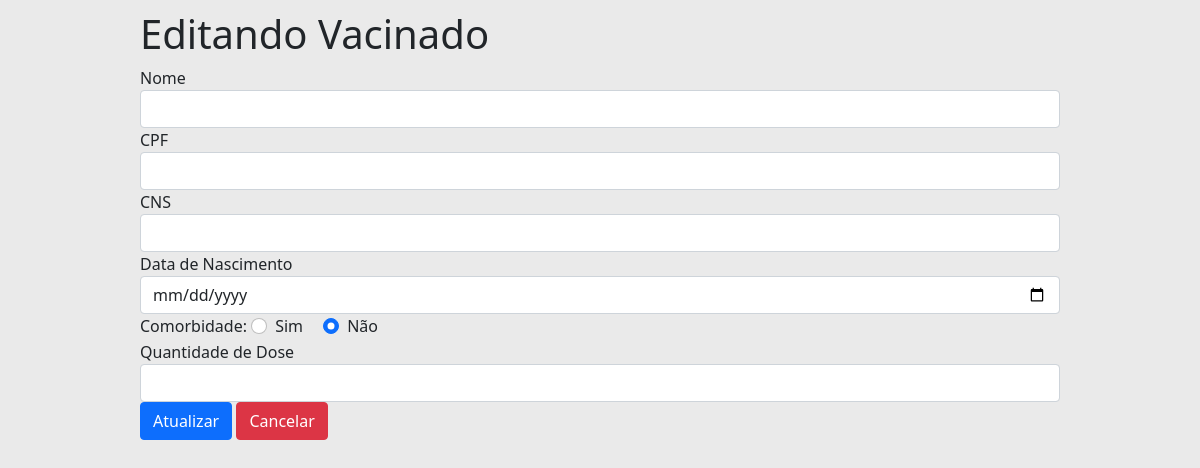
The app's page /vacinado/editar/105566685890005, older data.
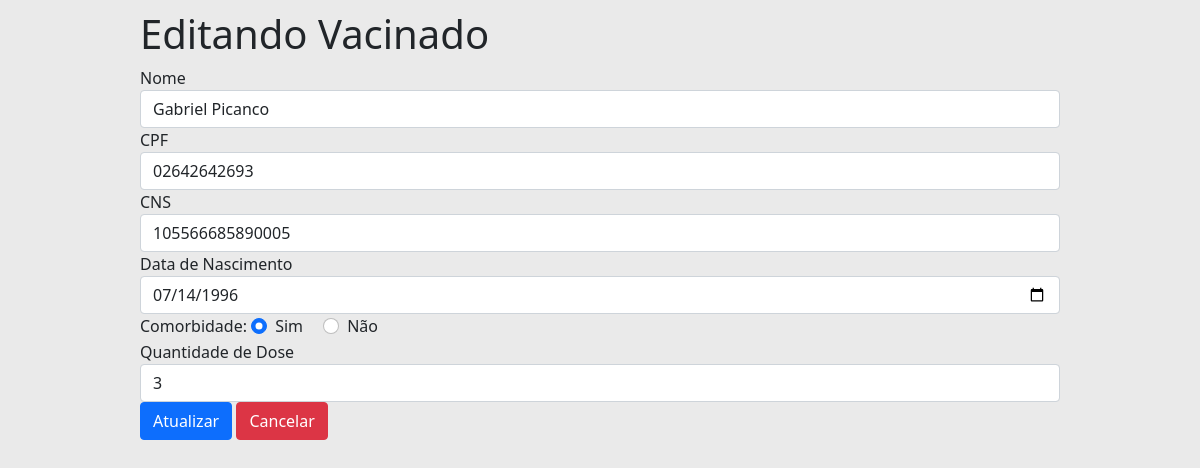
The same page, newer data.
### tables this page shows
CREATE TABLE "vacinado"(
    "cns" VARCHAR(15) PRIMARY KEY, 
    "cpf" VARCHAR(11) NOT NULL UNIQUE,
    "nome" VARCHAR(128) NOT NULL,
    "dtNascimento" DATE NOT NULL, 
    "comorbidade" INTEGER, 
    "qtdDose" INTEGER
);

### Pyvacina.py (the view)
@app.route('/vacinado/editar/<string:cns>')
def vacinado_editar(cns):
    vacinado = vacinado_dao.busca_por_cns(cns)
    return render_template('vacinado_editar.html', titulo='Editando Vacinado', vacinado=vacinado)

### DAO/daoVacinado.py (called while the page is built)
    def busca_por_cns(self, cns):
        cursor = self.__db.cursor()
        cursor.execute(SQL_VACINADO_POR_CNS, (cns,))
        tupla = cursor.fetchone()
        if tupla:
            return Vacinado(cns=tupla[0], cpf=tupla[1], nome=tupla[2], dtNascimento=tupla[3], comorbidade=tupla[4], qtdDose=tupla[5])
        return False

### model.py (called while the page is built)
    @property
    def nome(self) -> str:
        return self.__nome

    @property
    def cpf(self) -> str:
        return self.__cpf

    @property
    def cns(self) -> str:
        return self.__cns

    @property
    def dtNascimento(self) -> datetime:
        return self.__dtNasciento

    @property
    def comorbidade(self) -> bool:
        return self.__comorbidade

    @property
    def qtdDose(self) -> int:
        return self.__qtdDose

### templates/vacinado_editar.html
{% extends "templates.html" %}
{% block conteudo %}
<form action="{{ url_for('vacinado_criar') }}" method="post">
        <fieldset>
            <div class="form-group">
                <label for="nome">Nome</label>
                <input type="text" id="nome" name="nome" class="form-control" value="{{vacinado.nome}}">
            </div>
            <div class="form-group">
                <label for="cpf">CPF</label>
                <input type="text" id="cpf" name="cpf" class="form-control" value="{{vacinado.cpf}}">
            </div>
            <div class="form-group">
                <label for="cns">CNS</label>
                <input type="text" id="cns" name="cns" class="form-control" value="{{vacinado.cns}}">
            </div>
            <div class="form-group">
                <label for="nascimento">Data de Nascimento</label>
                <input type="date" id="nascimento" name="nascimento" class="form-control" value="{{vacinado.dtNascimento}}">
            </div>
            <div>
                <labe>Comorbidade:</labe>
                    <div class="form-check form-check-inline">
                        <input class="form-check-input" type="radio" id="comorbidadeTrue" name="comorbidade" value="True" {% if vacinado.comorbidade %} checked {% endif %}>
                        <label for="comorbidadeTrue">Sim</label>
                    </div>
                    <div class="form-check form-check-inline">
                        <input class="form-check-input" type="radio" id="comorbidadeFalse" name="comorbidade" value="False" {% if not vacinado.comorbidade %} checked {% endif %}>
                        <label for="comorbidadeFalse">Não</label>
                    </div>
            </div>
            <div class="form-group">
                <label for="dose">Quantidade de Dose</label>
                <input type="number" id="dose" name="dose" class="form-control" value="{{vacinado.qtdDose}}">
            </div>
            <div>
                <button type="submit" class="btn btn-primary btn-salvar">Atualizar</button>
                <a href="{{url_for('vacinado')}}" class="btn btn-danger">Cancelar</a>
            </div>
        </fieldset>
    </form>
{% endblock %}

### templates/templates.html (shortened to what this page needs)
<!DOCTYPE html>
<html>
<head>
    <link rel="stylesheet" href="{{ url_for('static', filename='bootstrap.css') }}">
    <link rel="stylesheet" href="{{ url_for('static', filename='app.css') }}">
</head>
<body>
<div class="container">
    <div class="page-header">
        <h1>{{ titulo }}</h1>
    </div>
    {% block conteudo %}
    {% endblock %}
</div>
</body>
</html>

### static/app.css (style rules this page uses)
body { padding: 10px; background-color: rgba(232, 232, 232, 0.91) }
.btn { margin-bottom: 10px; }
.container { border-radius: 4px; margin: auto; width: 80%; }

Row changes from the older to the newer data that the page shows:
added vacinado: nome "Gabriel Picanco", cpf "02642642693", cns "105566685890005", nascimento "07/14/1996", comorbidade "☑ Sim", comorbidade "☐ Não", dose "3"
Text that changed along with them:
form field comorbidade: "☐ Sim" → (not shown)
form field comorbidade: "☑ Não" → (not shown)
